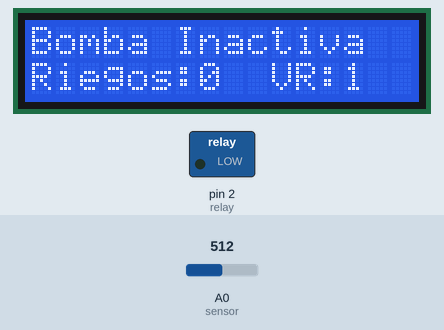
Simulated run of this sketch. Board: Arduino Uno, built with avr-gcc and run on an emulated ATmega328P. On the bench: 16×2 character LCD, switched loads named in the sketch (green lamp = pin HIGH). Inputs (shaded band) come from the test bench; at power-on: A0 (sensor) = 512. Pins used as bus, display or sensor lines are not drawn.

Above: at 1.6 s.
1.7 s: A0 (sensor) set to 716
At 4.3 s:
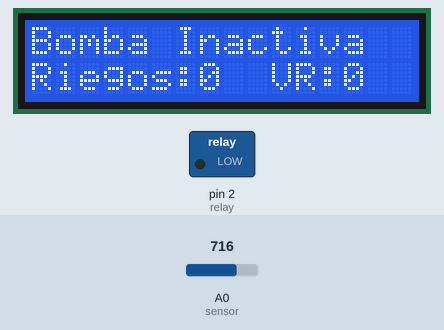
4.6 s: A0 (sensor) set to 306
At 7.4 s:
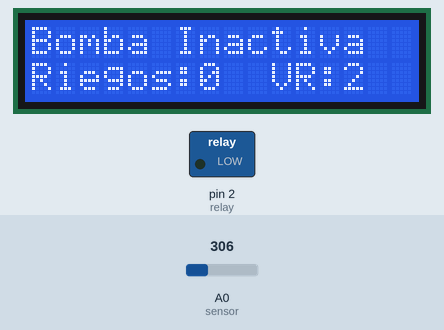
7.7 s: A0 (sensor) set to 122
At 9.6 s:
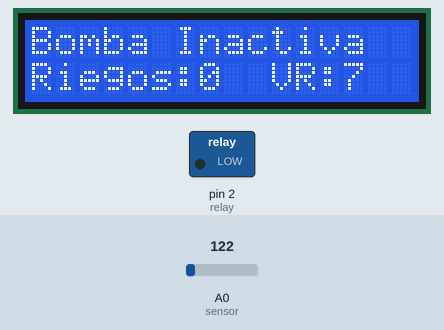
Timing chart, 0 to 11.1 s (numbered marks = the images above; inputs shaded):
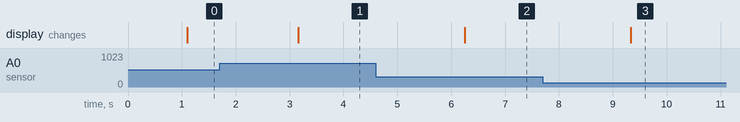

The sketch:

Jarduino.ino
```cpp
  # include <LiquidCrystal_I2C.h>         // Libreria para la LCD
  LiquidCrystal_I2C lcd(0x27, 16, 2);     // Tamaño de filas y columnas del LCD
  # include <Wire.h>                      // Libreria para el protocolo I2C


  int vcc = 11;                   // Crear pin de 5v para alimentar el sensor de suelo
  int vcc2 = 10;                  // Crear pin de 5v para alimentar el relé
  const int sensor = A0;          // Pin en el que está conectado el sensor de suelo
  const int Rc = 1000;            // Resistencia de calibración
  const int relay = 2;            // Pin en que está conectado el Relay
  int V;                          // variable donde se guarda el valor del sensor de suelo
  int contador = 0;               // Nos va a contar el numero de riegos
  long Rsensor;                   // Resistencia del sensor de suelo
  long Resk;                      // valor de la resistencia
  unsigned long tr = 1.5;         // Tiempo de regado en segundos                                    // AJUSTAR
  unsigned long tespera = 0;      // Tiempo de espera en segundos                                    // AJUSTAR
  const int rr = 10;              // Resistencia (en kohmios) a partir de la cual empieza a regar    // AJUSTAR


  void setup(){                   // Se ejecuta una sola vez

  Serial.begin(9600);             // Inicia comunicación serial
  pinMode (relay, OUTPUT);        // Configurar relay como salida
  pinMode(vcc, OUTPUT);           // Pin virtual 11 configurado como salida al sensor de suelo
  pinMode(vcc2, OUTPUT);          // Pin virtual 10 configurado como salida al modulo de relé
  lcd.init();                     // Se inicializa el display LCD
  lcd.backlight();                // Se enciende la luz de fondo de la LCD
  lcd.clear();                    // Limpia los simbolos de la pantalla LCD

  }


  void loop(){                    // Se ejecuta constantemente (las instrucciones)

  V =  analogRead(sensor);        // leer sensor de suelo
  Rsensor = 1024L * Rc / V - Rc;  // Calcular resistencia del sensor del suelo
  Resk = Rsensor / 1000;          // Pasar a kiloohmios

  // Serial.println(contador); Serial.println("  riegos.");                                     // Contador para ver en el monitor serie, cuantas veces se ha regado
  // Serial.print("Valor resistencia: "); Serial.print(Resk); Serial.println(" mil ohmios ");   // Escribir en el monitor serie, el valor de la resistencia
  delay(1000);                                                                                  // Tiempo en actualizarse la LCD

  digitalWrite(vcc, HIGH);      // Habilita el Pin 11
  digitalWrite(vcc2, HIGH);     // Habilita el Pin 10

  lcd.clear();                  // Elimina todos los simbolos de la LCD
  lcd.setCursor(0, 1);          // Se posiciona en la columna 0 y la fila 1

  lcd.print(String("Riegos:") + String(contador));    // Imprime el número de riegos
  int v = (int) Resk;                                 // Pasa a enteros el valor de la resistencia en kohmios
  lcd.setCursor(10, 1);                               // Se posiciona en la columna 10 (a la mitad) y en la fila 1 (fila inferior)
  lcd.print(String("VR:") + String(v));               // Imprime el valor de la resistencia
  lcd.setCursor(0, 0);                                // Posiciona la primera letra despues del segmento 5 en la linea 1

  if (Resk > rr){                               // Compara si el valor de la resistencia que se esta midiendo es mayor al valor establecido, en este caso de 10 kohmios

  digitalWrite(relay, HIGH);                    // Activar el relay
  lcd.print("Bomba Activa");                    // Imprime en la LCD que la bomba esta activada
  delay(tr * 1000);                             // Espera Tiempo de regado con relay activado
  digitalWrite(relay, LOW);                     // Desactivar relay (apaga la bomba)
  delay(tespera * 1000);                        // Espera Tiempo de espera entre regados con relay desactivado para que el agua se filtre a la tierra y llegue al sensor de suelo
  contador = contador + 1 ;                     // Incrementa en un riego el numero de riegos

  }

  else{                             // Si la condicion (Resk<rr) no se cumple la bomba no se activa, es decir, que la tierra esta humeda

  lcd.print("Bomba Inactiva");      // Imprime bomba inactiva en la LCD

  }
  }
```

Measured:
- after the input at 1.7 s, the display: changes after 1.5 s (image 1)
- after the input at 4.6 s, the display: changes after 1.6 s (image 2)
- after the input at 7.7 s, the display: changes after 1.6 s (image 3)
